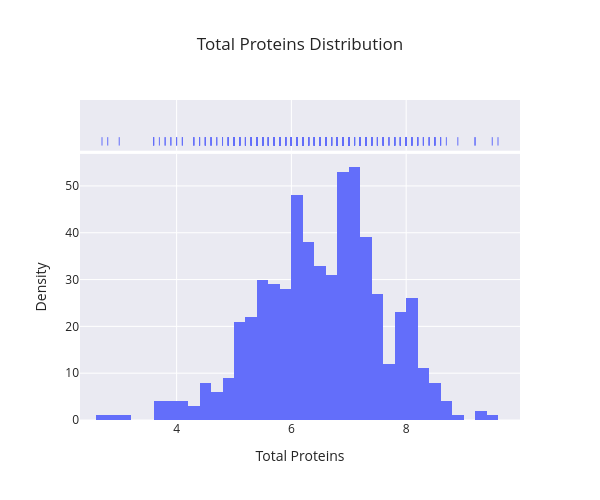

Notebook source saved alongside this figure:
### Markdown cell above
**8. Total Proteins**

### Code cell
fig = px.histogram(data, x="Total Proteins", title="Total Proteins Distribution", marginal="rug")
fig.update_layout(xaxis_title="Total Proteins", yaxis_title="Density", template="seaborn", width=600, height=500)
fig.show()

### Figure 1 — Plotly figure (JSON) as saved in the notebook; plotly's stock layout.template omitted (floating-point values rounded to 4 significant figures; data arrays with more than 128 entries replaced by an {"elided": "..."} marker saying what was removed)
{"data": [{"alignmentgroup": "True", "bingroup": "x", "hovertemplate": "Total Proteins=%{x}<br>count=%{y}<extra></extra>", "legendgroup": "", "marker": {"color": "#636efa", "pattern": {"shape": ""}}, "name": "", "offsetgroup": "", "orientation": "v", "showlegend": false, "type": "histogram", "x": {"elided": "583 float values"}, "xaxis": "x", "yaxis": "y"}, {"alignmentgroup": "True", "boxpoints": "all", "fillcolor": "rgba(255,255,255,0)", "hoveron": "points", "hovertemplate": "Total Proteins=%{x}<extra></extra>", "jitter": 0, "legendgroup": "", "line": {"color": "rgba(255,255,255,0)"}, "marker": {"color": "#636efa", "symbol": "line-ns-open"}, "name": "", "offsetgroup": "", "showlegend": false, "type": "box", "x": {"elided": "583 float values"}, "xaxis": "x2", "yaxis": "y2"}], "layout": {"barmode": "relative", "height": 500, "legend": {"tracegroupgap": 0}, "title": {"text": "Total Proteins Distribution"}, "width": 600, "xaxis": {"anchor": "y", "autorange": true, "domain": [0, 1], "range": [2.317, 9.983], "title": {"text": "Total Proteins"}, "type": "linear"}, "xaxis2": {"anchor": "y2", "autorange": true, "domain": [0, 1], "matches": "x", "range": [2.317, 9.983], "showgrid": true, "showticklabels": false, "type": "linear"}, "yaxis": {"anchor": "x", "autorange": true, "domain": [0, 0.8316], "range": [0, 56.84], "title": {"text": "Density"}}, "yaxis2": {"anchor": "x2", "autorange": true, "domain": [0.8416, 1], "matches": "y2", "range": [-0.5629, 0.5], "showgrid": false, "showline": false, "showticklabels": false, "ticks": "", "type": "category"}}}
